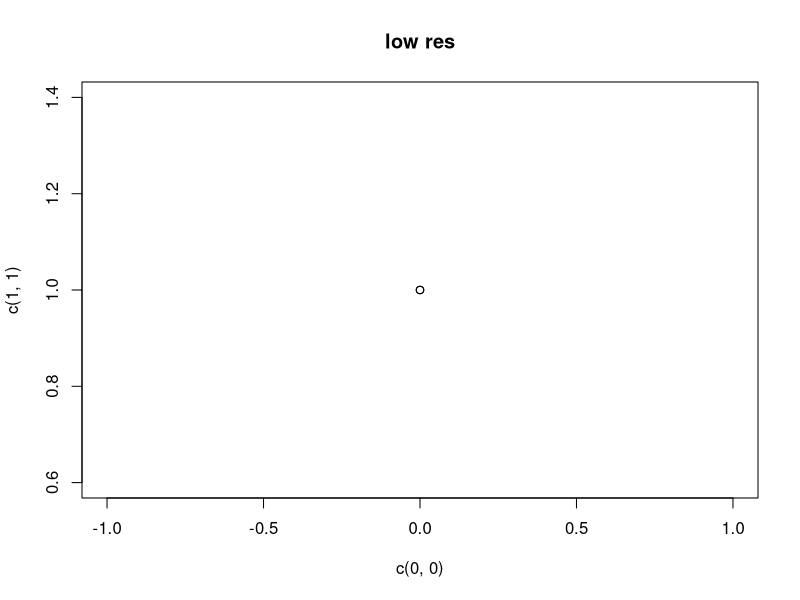

This figure's R source:
## ---- chunk 1
knitr::opts_knit$set(root.dir = "../../") #set to repo root to correctly load all package
knitr::opts_knit$set(fig.width=16,  fig.height = 9)
knitr::opts_knit$set(dpi=30)
## ---- chunk 2
plot(c(0,0), c(1,1), main="low res")
